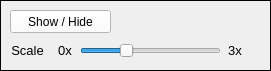
         <widget class="QFrame" name="frame">
          <property name="geometry">
           <rect>
            <x>20</x>
            <y>170</y>
            <width>271</width>
            <height>71</height>
           </rect>
          </property>
          <property name="frameShape">
           <enum>QFrame::Panel</enum>
          </property>
          <property name="frameShadow">
           <enum>QFrame::Plain</enum>
          </property>
          <property name="lineWidth">
           <number>1</number>
          </property>
          <widget class="QLabel" name="DisplayOptions_20">
           <property name="geometry">
            <rect>
             <x>10</x>
             <y>40</y>
             <width>35</width>
             <height>20</height>
            </rect>
           </property>
           <property name="minimumSize">
            <size>
             <width>35</width>
             <height>20</height>
            </size>
           </property>
           <property name="font">
            <font>
             <pointsize>10</pointsize>
            </font>
           </property>
           <property name="text">
            <string>Scale</string>
           </property>
           <property name="alignment">
            <set>Qt::AlignCenter</set>
           </property>
          </widget>
          <widget class="QSlider" name="endpointScale">
           <property name="geometry">
            <rect>
             <x>80</x>
             <y>40</y>
             <width>141</width>
             <height>22</height>
            </rect>
           </property>
           <property name="minimum">
            <number>1</number>
           </property>
           <property name="maximum">
            <number>30</number>
           </property>
           <property name="value">
            <number>10</number>
           </property>
           <property name="sliderPosition">
            <number>10</number>
           </property>
           <property name="orientation">
            <enum>Qt::Horizontal</enum>
           </property>
           <property name="tickPosition">
            <enum>QSlider::NoTicks</enum>
           </property>
           <property name="tickInterval">
            <number>5</number>
           </property>
          </widget>
          <widget class="QLabel" name="DisplayOptions_10">
           <property name="geometry">
            <rect>
             <x>50</x>
             <y>40</y>
             <width>30</width>
             <height>20</height>
            </rect>
           </property>
           <property name="minimumSize">
            <size>
             <width>30</width>
             <height>20</height>
            </size>
           </property>
           <property name="font">
            <font>
             <pointsize>10</pointsize>
            </font>
           </property>
           <property name="text">
            <string>0x</string>
           </property>
           <property name="alignment">
            <set>Qt::AlignCenter</set>
           </property>
          </widget>
          <widget class="QLabel" name="DisplayOptions_11">
           <property name="geometry">
            <rect>
             <x>220</x>
             <y>40</y>
             <width>30</width>
             <height>20</height>
            </rect>
           </property>
           <property name="minimumSize">
            <size>
             <width>30</width>
             <height>20</height>
            </size>
           </property>
           <property name="font">
            <font>
             <pointsize>10</pointsize>
            </font>
           </property>
           <property name="text">
            <string>3x</string>
           </property>
           <property name="alignment">
            <set>Qt::AlignCenter</set>
           </property>
          </widget>
          <widget class="QPushButton" name="showHideEndpoints">
           <property name="geometry">
            <rect>
             <x>10</x>
             <y>10</y>
             <width>101</width>
             <height>23</height>
            </rect>
           </property>
           <property name="palette">
            <palette>
             <active>
              <colorrole role="WindowText">
               <brush brushstyle="SolidPattern">
                <color alpha="255">
                 <red>0</red>
                 <green>0</green>
                 <blue>0</blue>
                </color>
               </brush>
              </colorrole>
              <colorrole role="Button">
               <brush brushstyle="SolidPattern">
                <color alpha="255">
                 <red>255</red>
                 <green>255</green>
                 <blue>255</blue>
                </color>
               </brush>
              </colorrole>
              <colorrole role="Light">
               <brush brushstyle="SolidPattern">
                <color alpha="255">
                 <red>255</red>
                 <green>255</green>
                 <blue>255</blue>
                </color>
               </brush>
              </colorrole>
              <colorrole role="Midlight">
               <brush brushstyle="SolidPattern">
                <color alpha="255">
                 <red>255</red>
                 <green>255</green>
                 <blue>255</blue>
                </color>
               </brush>
              </colorrole>
              <colorrole role="Dark">
               <brush brushstyle="SolidPattern">
                <color alpha="255">
                 <red>127</red>
                 <green>127</green>
                 <blue>127</blue>
                </color>
               </brush>
              </colorrole>
              <colorrole role="Mid">
               <brush brushstyle="SolidPattern">
                <color alpha="255">
                 <red>170</red>
                 <green>170</green>
                 <blue>170</blue>
                </color>
               </brush>
              </colorrole>
              <colorrole role="Text">
               <brush brushstyle="SolidPattern">
                <color alpha="255">
                 <red>0</red>
                 <green>0</green>
                 <blue>0</blue>
                </color>
               </brush>
              </colorrole>
              <colorrole role="BrightText">
               <brush brushstyle="SolidPattern">
                <color alpha="255">
                 <red>255</red>
                 <green>255</green>
                 <blue>255</blue>
                </color>
               </brush>
              </colorrole>
              <colorrole role="ButtonText">
               <brush brushstyle="SolidPattern">
                <color alpha="255">
                 <red>0</red>
                 <green>0</green>
                 <blue>0</blue>
                </color>
               </brush>
              </colorrole>
              <colorrole role="Base">
               <brush brushstyle="SolidPattern">
                <color alpha="255">
                 <red>255</red>
                 <green>255</green>
                 <blue>255</blue>
                </color>
               </brush>
              </colorrole>
              <colorrole role="Window">
               <brush brushstyle="SolidPattern">
                <color alpha="255">
                 <red>255</red>
                 <green>255</green>
                 <blue>255</blue>
                </color>
               </brush>
              </colorrole>
              <colorrole role="Shadow">
               <brush brushstyle="SolidPattern">
                <color alpha="255">
                 <red>0</red>
                 <green>0</green>
                 <blue>0</blue>
                </color>
               </brush>
              </colorrole>
              <colorrole role="AlternateBase">
               <brush brushstyle="SolidPattern">
                <color alpha="255">
                 <red>255</red>
                 <green>255</green>
                 <blue>255</blue>
                </color>
               </brush>
              </colorrole>
              <colorrole role="ToolTipBase">
               <brush brushstyle="SolidPattern">
                <color alpha="255">
                 <red>255</red>
                 <green>255</green>
                 <blue>220</blue>
                </color>
               </brush>
              </colorrole>
              <colorrole role="ToolTipText">
               <brush brushstyle="SolidPattern">
                <color alpha="255">
                 <red>0</red>
                 <green>0</green>
                 <blue>0</blue>
                </color>
               </brush>
              </colorrole>
             </active>
             <inactive>
              <colorrole role="WindowText">
               <brush brushstyle="SolidPattern">
                <color alpha="255">
                 <red>0</red>
                 <green>0</green>
                 <blue>0</blue>
                </color>
               </brush>
              </colorrole>
              <colorrole role="Button">
               <brush brushstyle="SolidPattern">
                <color alpha="255">
                 <red>255</red>
                 <green>255</green>
                 <blue>255</blue>
                </color>
               </brush>
              </colorrole>
              <colorrole role="Light">
               <brush brushstyle="SolidPattern">
                <color alpha="255">
                 <red>255</red>
                 <green>255</green>
                 <blue>255</blue>
                </color>
               </brush>
              </colorrole>
              <colorrole role="Midlight">
               <brush brushstyle="SolidPattern">
                <color alpha="255">
                 <red>255</red>
                 <green>255</green>
                 <blue>255</blue>
                </color>
               </brush>
              </colorrole>
              <colorrole role="Dark">
               <brush brushstyle="SolidPattern">
                <color alpha="255">
                 <red>127</red>
                 <green>127</green>
                 <blue>127</blue>
                </color>
               </brush>
              </colorrole>
              <colorrole role="Mid">
               <brush brushstyle="SolidPattern">
                <color alpha="255">
                 <red>170</red>
                 <green>170</green>
                 <blue>170</blue>
                </color>
               </brush>
              </colorrole>
              <colorrole role="Text">
               <brush brushstyle="SolidPattern">
                <color alpha="255">
                 <red>0</red>
                 <green>0</green>
                 <blue>0</blue>
                </color>
               </brush>
              </colorrole>
              <colorrole role="BrightText">
               <brush brushstyle="SolidPattern">
                <color alpha="255">
                 <red>255</red>
                 <green>255</green>
                 <blue>255</blue>
                </color>
               </brush>
              </colorrole>
              <colorrole role="ButtonText">
               <brush brushstyle="SolidPattern">
                <color alpha="255">
                 <red>0</red>
                 <green>0</green>
                 <blue>0</blue>
                </color>
               </brush>
              </colorrole>
              <colorrole role="Base">
               <brush brushstyle="SolidPattern">
                <color alpha="255">
                 <red>255</red>
                 <green>255</green>
                 <blue>255</blue>
                </color>
               </brush>
              </colorrole>
              <colorrole role="Window">
               <brush brushstyle="SolidPattern">
                <color alpha="255">
                 <red>255</red>
                 <green>255</green>
                 <blue>255</blue>
                </color>
               </brush>
              </colorrole>
              <colorrole role="Shadow">
               <brush brushstyle="SolidPattern">
                <color alpha="255">
                 <red>0</red>
                 <green>0</green>
                 <blue>0</blue>
                </color>
               </brush>
              </colorrole>
              <colorrole role="AlternateBase">
               <brush brushstyle="SolidPattern">
                <color alpha="255">
                 <red>255</red>
                 <green>255</green>
                 <blue>255</blue>
                </color>
               </brush>
              </colorrole>
              <colorrole role="ToolTipBase">
               <brush brushstyle="SolidPattern">
                <color alpha="255">
                 <red>255</red>
                 <green>255</green>
                 <blue>220</blue>
                </color>
               </brush>
              </colorrole>
              <colorrole role="ToolTipText">
               <brush brushstyle="SolidPattern">
                <color alpha="255">
                 <red>0</red>
                 <green>0</green>
                 <blue>0</blue>
                </color>
               </brush>
              </colorrole>
             </inactive>
             <disabled>
              <colorrole role="WindowText">
               <brush brushstyle="SolidPattern">
                <color alpha="255">
                 <red>127</red>
                 <green>127</green>
                 <blue>127</blue>
                </color>
               </brush>
              </colorrole>
              <colorrole role="Button">
               <brush brushstyle="SolidPattern">
                <color alpha="255">
                 <red>255</red>
                 <green>255</green>
                 <blue>255</blue>
                </color>
               </brush>
              </colorrole>
              <colorrole role="Light">
               <brush brushstyle="SolidPattern">
                <color alpha="255">
                 <red>255</red>
                 <green>255</green>
                 <blue>255</blue>
                </color>
               </brush>
              </colorrole>
              <colorrole role="Midlight">
               <brush brushstyle="SolidPattern">
                <color alpha="255">
                 <red>255</red>
                 <green>255</green>
                 <blue>255</blue>
                </color>
               </brush>
              </colorrole>
              <colorrole role="Dark">
               <brush brushstyle="SolidPattern">
                <color alpha="255">
                 <red>127</red>
                 <green>127</green>
                 <blue>127</blue>
                </color>
               </brush>
              </colorrole>
              <colorrole role="Mid">
               <brush brushstyle="SolidPattern">
                <color alpha="255">
                 <red>170</red>
                 <green>170</green>
                 <blue>170</blue>
                </color>
               </brush>
              </colorrole>
              <colorrole role="Text">
               <brush brushstyle="SolidPattern">
                <color alpha="255">
                 <red>127</red>
                 <green>127</green>
                 <blue>127</blue>
                </color>
               </brush>
              </colorrole>
              <colorrole role="BrightText">
               <brush brushstyle="SolidPattern">
                <color alpha="255">
                 <red>255</red>
                 <green>255</green>
                 <blue>255</blue>
                </color>
               </brush>
              </colorrole>
              <colorrole role="ButtonText">
               <brush brushstyle="SolidPattern">
                <color alpha="255">
                 <red>127</red>
                 <green>127</green>
                 <blue>127</blue>
                </color>
               </brush>
              </colorrole>
              <colorrole role="Base">
               <brush brushstyle="SolidPattern">
                <color alpha="255">
                 <red>255</red>
                 <green>255</green>
                 <blue>255</blue>
                </color>
               </brush>
              </colorrole>
              <colorrole role="Window">
               <brush brushstyle="SolidPattern">
                <color alpha="255">
                 <red>255</red>
                 <green>255</green>
                 <blue>255</blue>
                </color>
               </brush>
              </colorrole>
              <colorrole role="Shadow">
               <brush brushstyle="SolidPattern">
                <color alpha="255">
                 <red>0</red>
                 <green>0</green>
                 <blue>0</blue>
                </color>
               </brush>
              </colorrole>
              <colorrole role="AlternateBase">
               <brush brushstyle="SolidPattern">
                <color alpha="255">
                 <red>255</red>
                 <green>255</green>
                 <blue>255</blue>
                </color>
               </brush>
              </colorrole>
              <colorrole role="ToolTipBase">
               <brush brushstyle="SolidPattern">
                <color alpha="255">
                 <red>255</red>
                 <green>255</green>
                 <blue>220</blue>
                </color>
               </brush>
              </colorrole>
              <colorrole role="ToolTipText">
               <brush brushstyle="SolidPattern">
                <color alpha="255">
                 <red>0</red>
                 <green>0</green>
                 <blue>0</blue>
                </color>
               </brush>
              </colorrole>
             </disabled>
            </palette>
           </property>
           <property name="text">
            <string>Show / Hide</string>
           </property>
          </widget>
         </widget>
